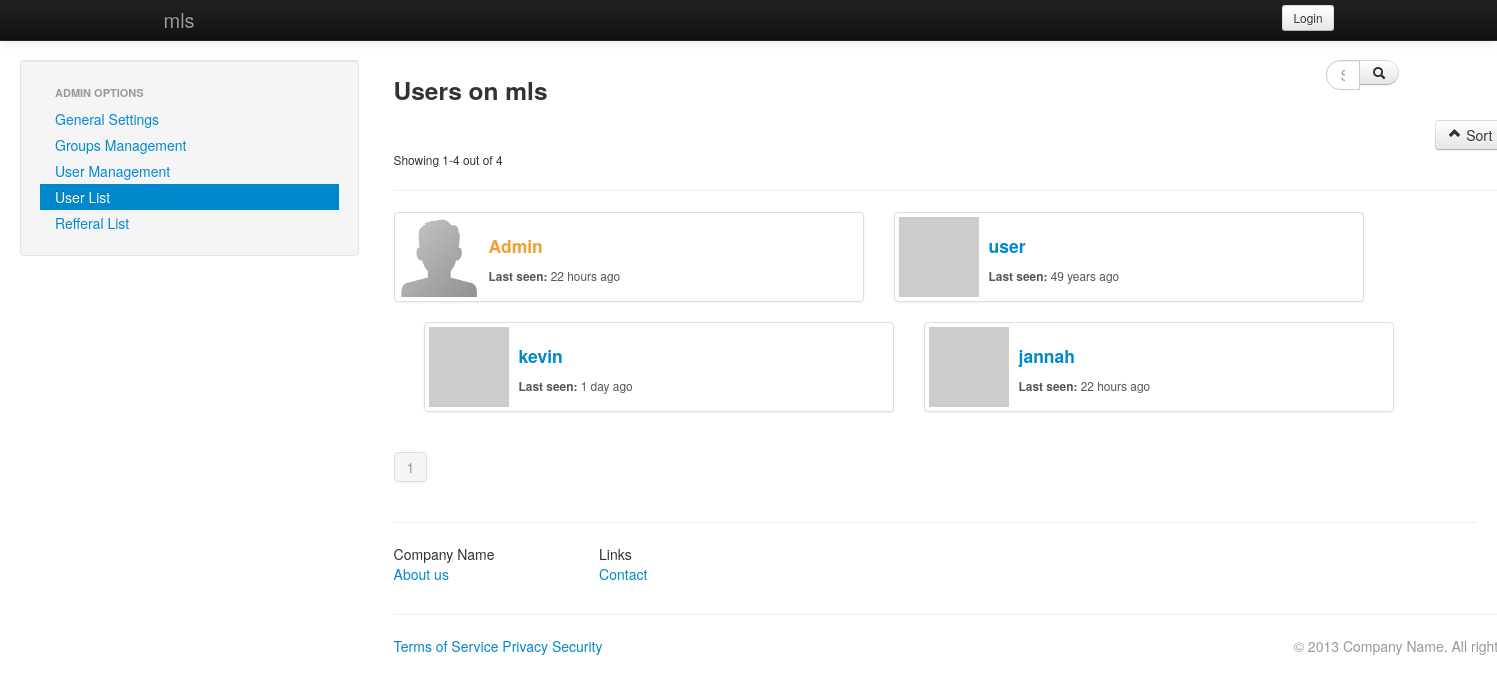
The page /admin/users_list.php on the database its author committed.
### tables this page shows
CREATE TABLE `mls_settings` (
  `site_name` varchar(255) NOT NULL DEFAULT 'Demo Site',
  `url` varchar(300) NOT NULL,
  `admin_email` varchar(255) NOT NULL,
  `max_ban_period` int(11) NOT NULL DEFAULT 10,
  `register` int(11) NOT NULL DEFAULT 1,
  `email_validation` int(11) NOT NULL DEFAULT 0,
  `captcha` int(11) NOT NULL
);

CREATE TABLE `mls_users` (
  `userid` int(11) NOT NULL,
  `username` varchar(50) NOT NULL,
  `display_name` varchar(255) NOT NULL,
  `password` varchar(50) NOT NULL,
  `email` varchar(255) NOT NULL,
  `key` varchar(50) NOT NULL,
  `validated` varchar(100) NOT NULL,
  `groupid` int(11) NOT NULL DEFAULT 2,
  `lastactive` int(11) NOT NULL,
  `showavt` int(11) NOT NULL DEFAULT 1,
  `banned` int(11) NOT NULL,
  `regtime` int(11) NOT NULL
);

### lib/mysql.class.php (called while the page is built, shortened)
<?php
class SafeMySQL
{
    private $conn;
    public $asObj;
    private $defaults = array(
        'host'      => 'localhost',
        'user'      => 'root',
        'pass'      => '',
        'db'        => 'mls',
        'port'      => NULL,
        'socket'    => NULL,
        'pconnect'  => FALSE,
        'charset'   => 'utf8',
        'errmode'   => 'error',
        'exception' => 'Exception',
        'asObj'     => true,
    );
    function __construct($opt = array())
    {
        $opt = array_merge($this->defaults,$opt);
        $this->asObj = $opt['asObj'];
        @$this->conn = mysqli_connect($opt['host'], $opt['user'], $opt['pass'], $opt['db'], $opt['port'], $opt['socket']);
        mysqli_set_charset($this->conn, $opt['charset']) or $this->error(mysqli_error($this->conn));
    }
    public function ret($value)
    {
        if($this->asObj)
            return (object)$value;
        else
            return $value;
    }
    public function fetch($result,$mode=self::RESULT_ASSOC)
    {
        return mysqli_fetch_array($result, $mode);
    }
    public function getRow()
    {
        $query = $this->prepareQuery(func_get_args());
        if ($res = $this->rawQuery($query)) {
            $ret = $this->fetch($res);
            return $this->ret($ret);
        }
        return FALSE;
    }
    public function getAll()
    {
        $ret   = array();
        $query = $this->prepareQuery(func_get_args());
        if ( $res = $this->rawQuery($query) )
        {
            while($row = $this->fetch($res))
            {
                $ret[] = $this->ret($row);
            }
        }
        return $ret;
    }
    private function rawQuery($query)
    {
        $start = microtime(TRUE);
        $res   = mysqli_query($this->conn, $query);
        $timer = microtime(TRUE) - $start;
        return $res;
    }
    private function prepareQuery($args)
    {
        $query = '';
        $raw   = array_shift($args);
        $array = preg_split('~(\?[nsiuap])|(:[A-Za-z0-9]+)~u'," ".$raw,null,PREG_SPLIT_DELIM_CAPTURE);
        $anum  = count($args);
        $array = array_values(array_filter($array));
        preg_match("~:([A-Za-z0-9]+)~u", $raw, $match);
        $named = count($match);
        if($named)
            $vals = array_shift($args);
        else
            $vals = array();
        $pnum  = floor(count($array) / 2) - floor(count($vals)/2);
        foreach ($array as $i => $part)
        {
            if ( ($i % 2) == 0 )
            {
                $query .= $part;
                continue;
            }
            $value = array_shift($args);
            switch ($part)
            {
                case '?i':
                    $part = $this->escapeInt($value);
                    break;
                case '?p':
                    $part = $value;
                    break;
            }
            $query .= $part;
        }
        return $query;
    }
    private function escapeInt($value)
    {
        return $value;
    }
}

### inc/init.php (called while the page is built, shortened)
<?php
$set = new stdClass();
include "settings.php";
include MLS_ROOT."/lib/mysql.class.php";
include MLS_ROOT."/lib/users.class.php";
include MLS_ROOT."/lib/options.class.php";
$db = new SafeMySQL(array(
	'host' 	=> $set->db_host,
	'user'	=> $set->db_user,
	'pass'	=> $set->db_pass,
	'db'=> $set->db_name));
if(!($db_set = $db->getRow("SELECT * FROM `".MLS_PREFIX."settings` LIMIT 1"))) {
	header("Location: install.php");
	exit;
}
$set = (object)array_merge((array)$set,(array)$db_set);
$user = new User($db);
$options = new Options;

### inc/settings.php (called while the page is built, shortened)
<?php
$set->db_host = 'localhost';
$set->db_user = 'root';
$set->db_pass = '';
$set->db_name = 'mls';

### lib/options.class.php (called while the page is built, shortened)
<?php
class Options
{
	public function html($string) {
		return htmlentities($string, ENT_QUOTES);
	}
	public function tsince($time, $end_msg = 'ago') {
	    $time = abs(time() - $time);
	    $tokens = array (
	        31536000 => 'year',
	        2592000 => 'month',
	        604800 => 'week',
	        86400 => 'day',
	        3600 => 'hour',
	        60 => 'minute',
	        1 => 'second'
	    );
	    foreach ($tokens as $unit => $text) {
	        if ($time < $unit) continue;
	        $numberOfUnits = floor($time / $unit);
	        return $numberOfUnits.' '.$text.(($numberOfUnits>1)?'s':'').' '. $end_msg;
	    }
	}
}

### admin/users_list.php (the view, shortened to what this page needs)
<div class="container-fluid">
<div class="row-fluid">
 <div class="span3">
   <div class="well sidebar-nav sidebar-nav-fixed">
    <ul class="nav nav-list">
      <li class="nav-header">ADMIN OPTIONS</li>
      <li><a href='index.php'>General Settings</a></li>
      <li><a href='groups.php'>Groups Management</a></li>
      <li><a href='User.php'>User Management</a></li>
      <li class='active'><a href='users_list.php'>User List</a></li>
      <li><a href='referal.php'>Refferal List</a></li>
    </ul>
   </div>
 </div>
 <div class="span9">
<?php
include "../inc/init.php";
include '../lib/pagination.class.php';
$content = '';
if(!isset($_GET['page']))
  $page_number = 1;
$sort_name = array("id", "name");
if(!isset($_GET['sort']) || !in_array($_GET['sort'], array(0,1)))
  $sort = 0;
else
  $sort = (int)$_GET['sort'];
if(!isset($_GET['sort_type']) || !in_array($_GET['sort_type'], array(0,1)))
  $sort_type = 0;
else
  $sort_type = (int)$_GET['sort_type'];
if($sort == 1) {
  $order_by = "`username` ". (!$sort_type ? "ASC" : "DESC");
} else {
  $order_by = "`userid` ". (!$sort_type ? "ASC" : "DESC");
}
$show_sort_options = '';
foreach ($sort_name as $k => $v) {
  if($k != $sort)
    $show_sort_options .= "<li><a href='?sort=$k'>Sort by $v</a></li>";
}
$where = '';
if($total_results = $db->getRow("SELECT COUNT(*) as count FROM `".MLS_PREFIX."users` ?p", $where)->count) {
    $perpage = 10;
    $start = ($page_number - 1) * $perpage;
    $data = $db->getAll("SELECT * FROM `".MLS_PREFIX."users` ?p ORDER BY ?p LIMIT ?i,?i", $where, $order_by, $start, $perpage);
    $pagination = new pagination($total_results, $page_number, $perpage);
    foreach($data as $u) {
    	$content .= "<li class='span5 clearfix'>
      <div class='thumbnail clearfix'>
    	<a href='$set->url/profile.php?u=$u->userid'><img src='".$user->getAvatar($u->userid)."' width='80' alt='".$options->html($u->username)."' class='pull-left clearfix' style='margin-right:10px'>
        <div class='caption' class='pull-left'>
          <h4>
    	      <a href='$set->url/profile.php?u=$u->userid'>".$user->showName($u->userid)."</a>
          </h4>
          <small><b>Last seen: </b> ".$options->tsince($u->lastactive)."</small>
          </div>
        </div>
      </li>";
    }
} else
  $page->error = "No results were found !";
include 'header.php';
echo "
<div class='container'>
  <h3 class='pull-left'>Users on ".$set->site_name."</h3>
  <form class='form-search' action='?'>
    <div class='input-append pull-right'>
      <input class='span2 search-query' name='q' type='text' ".( isset($_GET['q']) ? "value='".$options->html($_GET['q'])."'" : "" )." placeholder='Search...'/>
      <button type='submit' class='btn'><i class='icon-search'></i></button>
      ".$options->queryString("hidden", array("q","page"))."
    </div>
  </form>
  <div class='clearfix'></div>
  <div class='btn-group pull-right'>
    <a class='btn btn' href='?sort=$sort&sort_type=".(!$sort_type ? 1 : 0)."'><i class='icon-chevron-".(!$sort_type ? 'up' : 'down')."'></i> Sort by ".$sort_name[$sort]."</a>
    <a class='btn btn dropdown-toggle' data-toggle='dropdown' href='#'><span class='caret'></span></a>
    <ul class='dropdown-menu'>
      $show_sort_options
    </ul>
  </div>
  <div class='clearfix'></div>";
  if(isset($data))
    echo "<small>Showing ".($start+1)."-".($start+count($data))." out of ".$total_results."</small><hr>";
  else
    echo "<hr>";
echo "
  <ul class='thumbnails'>
		$content
	</ul>
".(isset($pagination) ? $pagination->pages : "" )."
</div>";
include 'footer.php';

### lib/users.class.php (shortened to what this page needs)
<?php
class User {
	var $db;
	var $data;
	function __construct($db) {
		$this->db = $db;
		$this->data = new stdClass();
		if(!$this->islg()) {
			$this->data = new stdClass();
			$this->data->groupid = 1;
		}
		$this->group = $this->getGroup();
	}
	function islg() {
		return false;
	}
	function getAvatar($userid = 0, $size = null) {
		global $set;
		$u = $this->db->getRow("SELECT `email`, `showavt` FROM `".MLS_PREFIX."users` WHERE `userid` = ?i", $userid);
		if($u->showavt)
			return "http://www.gravatar.com/avatar/".md5($u->email).$size;
		else
			return "$set->url/img/default-avatar.png";
	}
	function getGroup($userid = 0) {
		if(!$userid)
			return $this->db->getRow("SELECT * FROM `".MLS_PREFIX."groups` WHERE `groupid` = ?i", $this->data->groupid);
		$u = $this->db->getRow("SELECT `groupid` FROM `".MLS_PREFIX."users` WHERE `userid` = ?i", $userid);
		return $this->db->getRow("SELECT * FROM `".MLS_PREFIX."groups` WHERE `groupid` = ?i", $u->groupid);
	}
	function showName($userid = 0) {
		$u = $this->db->getRow("SELECT `display_name`,`banned` FROM `".MLS_PREFIX."users` WHERE `userid` = ?i", $userid);
		$group = $this->getGroup($userid);
		if($u->banned)
			return "<strike>".htmlentities($u->display_name, ENT_QUOTES)."</strike>";
		else
			return "<font color='".$group->color."'>".htmlentities($u->display_name, ENT_QUOTES)."</font>";
	}
}

### admin/header.php (shortened to what this page needs)
?><!DOCTYPE html>
 <html class="no-js">
    <head>
        <link rel="stylesheet" href="<?php echo $set->url; ?>/css/bootstrap.min.css">
        <link rel="stylesheet" href="<?php echo $set->url; ?>/css/bootstrap-responsive.min.css">
        <link rel="stylesheet" href="<?php echo $set->url; ?>/css/main.css">
    </head>
    <body>
        <div class="navbar navbar-inverse navbar-fixed-top">
            <div class="navbar-inner">
                <div class="container">
                    <a class="brand" href="<?php echo $set->url; ?>"><?php echo $set->site_name; ?></a>
                    <div class="nav-collapse collapse">
<?php
if(!$user->islg()) {
echo "<span class='pull-right'>
        <a href='#loginModal' data-toggle='modal' class='btn btn-small'>Login</a>
    </span>
    ";
}
echo "
            </div>
        </div>
    </div>
</div>";

### css/main.css (style rules this page uses)
.sidebar-nav-fixed { position:fixed; top:60px; width:20%; }

### admin/header.php (style rules this page uses)
body { padding-top: 60px; padding-bottom: 40px; }

### rows shown on the page
mls_settings: site_name "mls"
mls_users: shows a picture, display_name "Admin", lastactive "22 hours ago"
mls_users: display_name "user", lastactive "49 years ago"
mls_users: display_name "kevin", lastactive "1 day ago"
mls_users: display_name "jannah", lastactive "22 hours ago"

### other values the page prints
$start+1 "1"
$start+count($data) "4"
$total_results "4"
